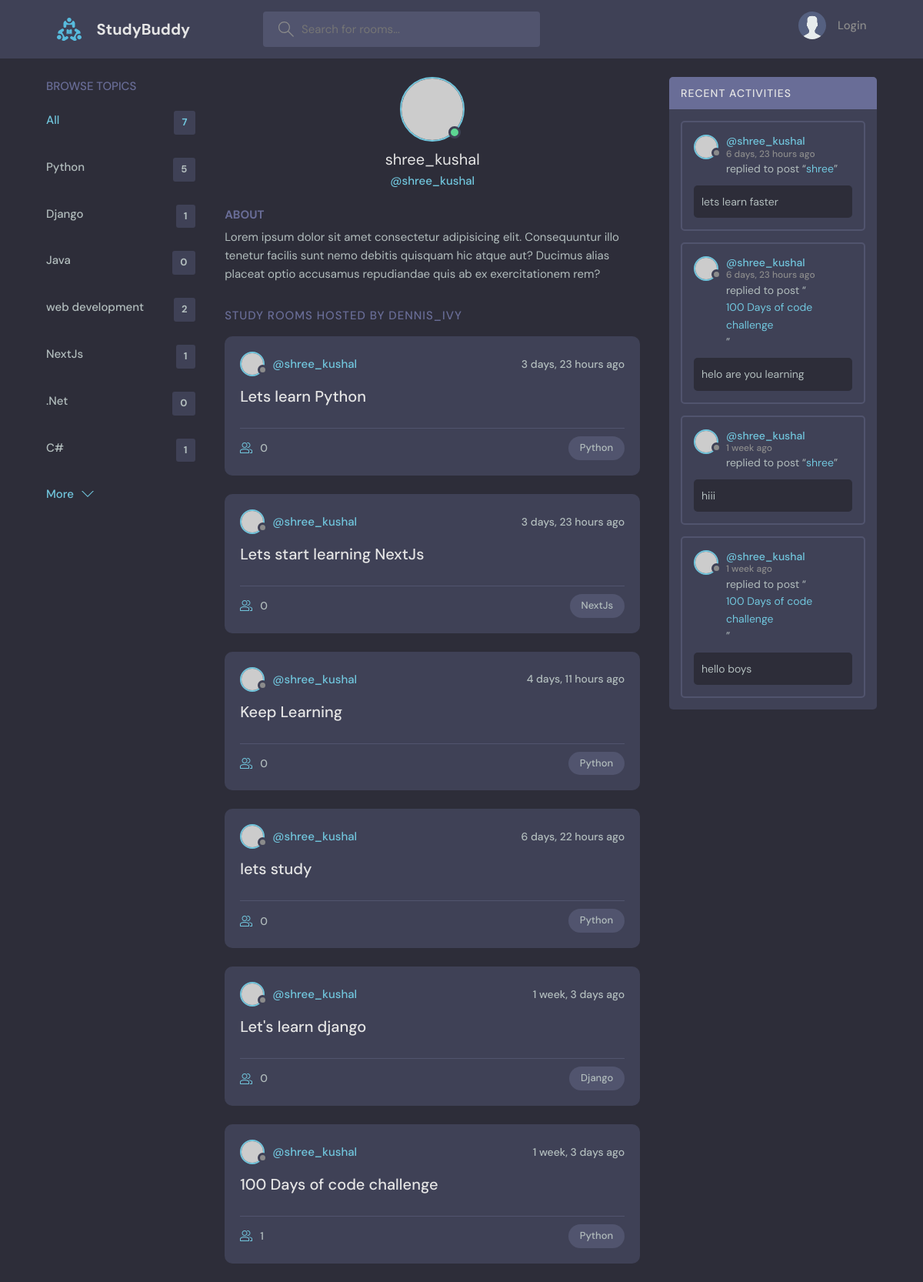
Page /profile/1/ on the committed database.
### base/models.py (models this page shows, shortened)
class Topic(models.Model):
    name=models.CharField(max_length=255)

class Room(models.Model):
    host= models.ForeignKey(User, on_delete=models.SET_NULL, null=True)
    topic= models.ForeignKey(Topic,on_delete=models.SET_NULL,null=True)
    name=models.CharField(max_length=200)
    description=models.TextField(null=True,blank=True)
    participants=models.ManyToManyField(User, related_name='participants', blank=True)
    updated=models.DateTimeField(auto_now=True)
    created=models.DateTimeField(auto_now_add=True)
    class Meta:
       ordering = ['-updated', '-created'] # for ordering purpose we use meta class and '-' orders in descending and  not using dash orders in ascending
    def __str__(self):
        return self.name

class Message(models.Model):
    user=models.ForeignKey(User, on_delete=models.CASCADE)
    room=models.ForeignKey(Room, on_delete=models.CASCADE)
    body=models.TextField()
    updated=models.DateTimeField(auto_now=True)
    created=models.DateTimeField(auto_now_add=True)
    class Meta:
        ordering = ['-updated', '-created']

### base/views.py (the view)
# urls.py: path('profile/<str:pk>/',views.userProfile,name='user-profile'),
def userProfile(request,pk):
    user=User.objects.get(id=pk)
    rooms=user.room_set.all()#this is how we get access to the children of the specific object
    room_messages =user.message_set.all()
    topics=Topic.objects.all()
    context={'user':user,'rooms':rooms,'room_messages':room_messages,'topics':topics}
    return render(request, 'base/profile.html',context)

### base/templates/base/profile.html (shortened to what this page needs)
{% extends 'main.html'%}
{% block content %}
<main class="profile-page layout layout--3">
  <div class="container">
    {% include 'base/topics_component.html'%}
    <div class="roomList">
      <div class="profile">
        <div class="profile__avatar">
          <div class="avatar avatar--large active">
            <img src="https://randomuser.me/api/portraits/men/11.jpg" />
          </div>
        </div>
        <div class="profile__info">
          <h3>{{user.username}}</h3>
          <p>@{{user.username}}</p>
        </div>
        <div class="profile__about">
          <h3>About</h3>
          <p>
            Lorem ipsum dolor sit amet consectetur adipisicing elit. Consequuntur illo tenetur
            facilis sunt nemo debitis quisquam hic atque aut? Ducimus alias placeat optio
            accusamus repudiandae quis ab ex exercitationem rem?
          </p>
        </div>
      </div>
      <div class="roomList__header">
        <div>
          <h2>Study Rooms Hosted by dennis_ivy</a>
          </h2>
        </div>
      </div>
      {% include 'base/feed_component.html'%}
    </div>
    {% include 'base/activity_component.html'%}
  </div>
</main>
{% endblock%}

### templates/main.html (shortened to what this page needs)
<!DOCTYPE html>
{% load static %}
<html lang="en">
<head>
    <link rel="stylesheet" href="{% static 'styles/style.css' %}" />
</head>
<body>
    {% include 'navbar.html'%}
    {% block content %}
    {% endblock content %}
</body>
</html>

### templates/navbar.html (shortened to what this page needs)
{% load static %}
<header class="header header--loggedIn">
    <div class="container">
        <a href="{% url 'home' %}" class="header__logo">
            <img src="{% static 'images/logo.svg' %}" />
            <h1>StudyBuddy</h1>
        </a>
        <form class="header__search" method="GET" action="{% url 'home' %}">
            <label>
                <input name="q" placeholder="Search for rooms..." />
            </label>
        </form>
        <nav class="header__menu">
            {% if request.user.is_authenticated %}
            <div class="header__user">
                <a href="{% url 'user-profile' user.id %}">
                    <div class="avatar avatar--medium active">
                        <img src="https://randomuser.me/api/portraits/men/37.jpg" />
                    </div>
                    <p>@{{request.user.username}} <span>@{{request.user.username}}</span></p>
                </a>
                <button class="dropdown-button">
                    <svg version="1.1" xmlns="http://www.w3.org/2000/svg" width="32" height="32" viewBox="0 0 32 32">
                        <title>chevron-down</title>
                        <path d="M16 21l-13-13h-3l16 16 16-16h-3l-13 13z"></path>
                    </svg>
                </button>
            </div>
            {% else %}
            <a href="{% url 'login' %}">
                <img src="{% static 'images/avatar.svg' %}" />
                <p>Login</p>
            </a>
            {% endif %}
        </nav>
    </div>
</header>

### base/templates/base/topics_component.html
<div class="topics">
    <div class="topics__header">
        <h2>Browse Topics</h2>
    </div>
    <ul class="topics__list">
        <li>
            <a href="{% url 'home' %}" class="active">All <span>{{topics.count}}</span></a>
        </li>
        {% for topic in topics%}
        <li>
            <a href="{% url 'home' %}?q={{topic.name}}">{{topic.name}} <span>{{topic.room_set.all.count}}</span></a>
        </li>
        {% endfor %}
    </ul>
    <a class="btn btn--link" href="{% url 'topics' %}">
        More
        <svg version="1.1" xmlns="http://www.w3.org/2000/svg" width="32" height="32" viewBox="0 0 32 32">
            <title>chevron-down</title>
            <path d="M16 21l-13-13h-3l16 16 16-16h-3l-13 13z"></path>
        </svg>
    </a>
</div>

### base/templates/base/feed_component.html (shortened to what this page needs)
{% for room in rooms%}
<div class="roomListRoom">
    <div class="roomListRoom__header">
        <a href="{% url 'user-profile' room.host.id %}" class="roomListRoom__author">
            <div class="avatar avatar--small">
                <img src="https://randomuser.me/api/portraits/women/11.jpg" />
            </div>
            <span>@{{room.host.username}}</span>
        </a>
        <div class="roomListRoom__actions">
            <span>{{room.created|timesince}} ago</span>
        </div>
    </div>
    <div class="roomListRoom__content">
        <a href="{% url 'room' room.id %}">{{room.name}}</a>
    </div>
    <div class="roomListRoom__meta">
        <a href="{% url 'room' room.id %}" class="roomListRoom__joined">
            {{room.participants.all.count}}
        </a>
        <p class="roomListRoom__topic">{{room.topic.name}}</p>
    </div>
</div>
{% endfor %}

### base/templates/base/activity_component.html (shortened to what this page needs)
<div class="activities">
    <div class="activities__header">
        <h2>Recent Activities</h2>
    </div>
    {% for message in room_messages%}
    <div class="activities__box">
        <div class="activities__boxHeader roomListRoom__header">
            <a href="{% url 'user-profile' message.user.id %}" class="roomListRoom__author">
                <div class="avatar avatar--small">
                    <img src="https://randomuser.me/api/portraits/women/11.jpg" />
                </div>
                <p>
                    @{{message.user}}
                    <span>{{ message.created|timesince}}
                        ago</span>
                </p>
            </a>
        </div>
        <div class="activities__boxContent">
            <p>replied to post “<a href="{% url 'room' message.room.id %}">{{message.room}}</a>”</p>
            <div class="activities__boxRoomContent">
                {{message.body}}
            </div>
        </div>
    </div>
    {% endfor %}
</div>

### rows in the picture
Topic: name "Python", room_set.all.count "5"
Topic: name "Django", room_set.all.count "1"
Topic: name "Java", room_set.all.count "0"
Topic: name "web development", room_set.all.count "2"
Topic: name "NextJs", room_set.all.count "1"
Topic: name ".Net", room_set.all.count "0"
Topic: name "C#", room_set.all.count "1"
Room: host.username "shree_kushal", created "3 days, 23 hours", name "Lets learn Python", participants.all.count "0", topic.name "Python"
Room: host.username "shree_kushal", created "3 days, 23 hours", name "Lets start learning NextJs", participants.all.count "0", topic.name "NextJs"
Room: host.username "shree_kushal", created "4 days, 11 hours", name "Keep Learning", participants.all.count "0", topic.name "Python"
Room: host.username "shree_kushal", created "6 days, 22 hours", name "lets study", participants.all.count "0", topic.name "Python"
Room: host.username "shree_kushal", created "1 week, 3 days", name "Let's learn django", participants.all.count "0", topic.name "Django"
Room: host.username "shree_kushal", created "1 week, 3 days", name "100 Days of code challenge", participants.all.count "1", topic.name "Python"
Message: user "shree_kushal", created "6 days, 23 hours", room "shree", body "lets learn faster"
Message: user "shree_kushal", created "6 days, 23 hours", room "100 Days of code challenge", body "helo are you learning"
Message: user "shree_kushal", created "1 week", room "shree", body "hiii"
Message: user "shree_kushal", created "1 week", room "100 Days of code challenge", body "hello boys"

### other values in the picture
{{ topics.count }} "7"
{{ user.username }} "shree_kushal"
